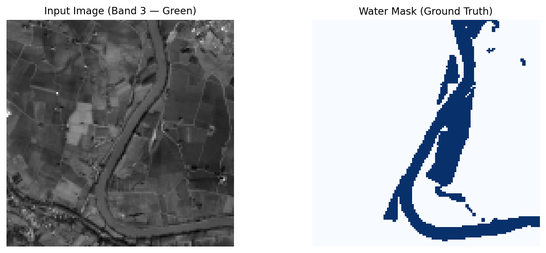
#> input picture outputs/plots/image_vs_mask.png, 546 x 253 px, shrunk from 1260 x 585 before the run
$ python linkedin_poster.py
#> lines starting #> are read from the running program, lines starting #| are printed output that depends on the picture
import os
import matplotlib.pyplot as plt
import matplotlib.image as mpimg
from matplotlib.gridspec import GridSpec
import numpy as np

ROOT = os.path.dirname(os.path.dirname(os.path.abspath(__file__)))
BASE = os.path.join(ROOT, "outputs", "plots") + os.sep

imgs = {
    "mask"    : mpimg.imread(BASE + "image_vs_mask.png"),
    "bands"   : mpimg.imread(BASE + "all_bands.png"),
    "norm"    : mpimg.imread(BASE + "before_after_norm.png"),
    "dist"    : mpimg.imread(BASE + "band_distributions.png"),
    "loss"    : mpimg.imread(BASE + "loss_curves.png"),
    "metrics" : mpimg.imread(BASE + "metrics.png"),
    "base"    : mpimg.imread(BASE + "final_evaluation.png"),
    "exp1"    : mpimg.imread(BASE + "exp1" + os.sep + "final_evaluation.png"),
    "exp2"    : mpimg.imread(BASE + "exp2" + os.sep + "final_evaluation.png"),
    "exp3"    : mpimg.imread(BASE + "exp3" + os.sep + "final_evaluation.png"),
}
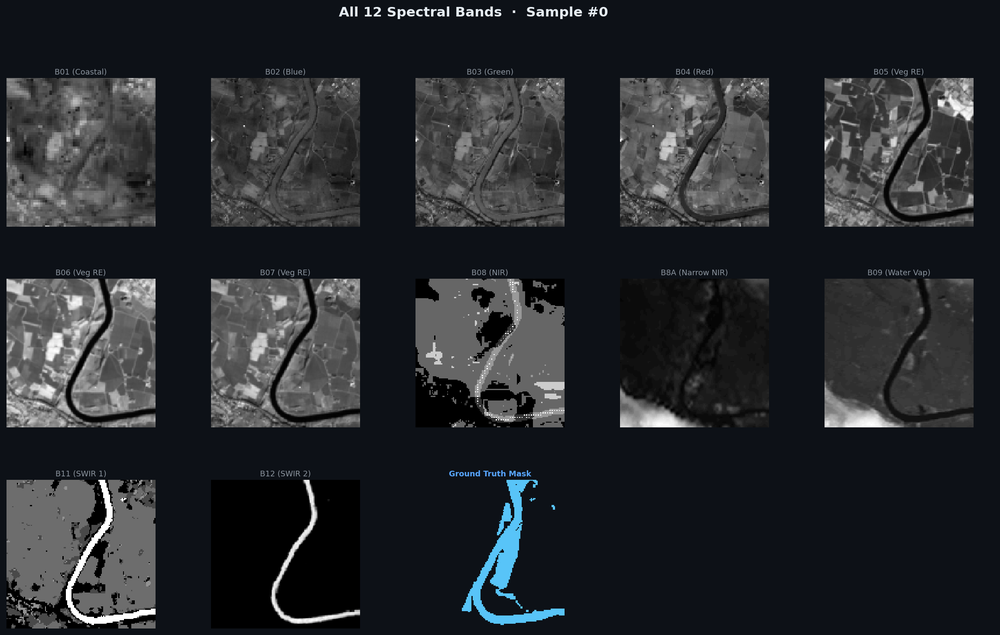
#> input picture outputs/plots/all_bands.png, 1000 x 635 px, shrunk from 2308 x 1465 before the run
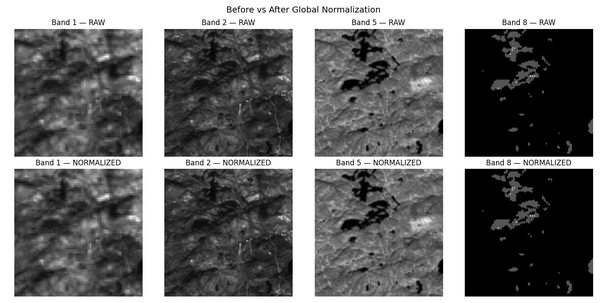
#> input picture outputs/plots/before_after_norm.png, 607 x 303 px, shrunk from 1400 x 700 before the run
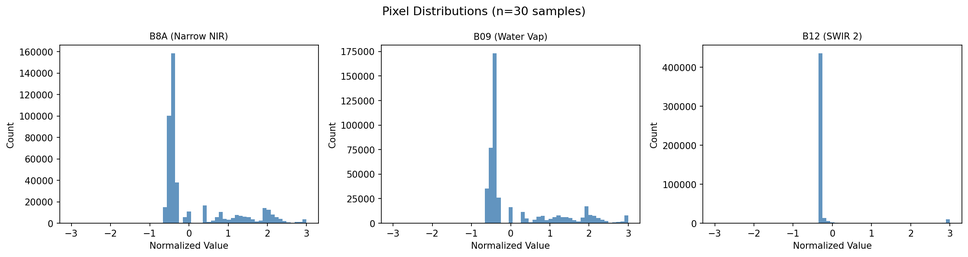
#> input picture outputs/plots/band_distributions.png, 968 x 257 px, shrunk from 2234 x 593 before the run
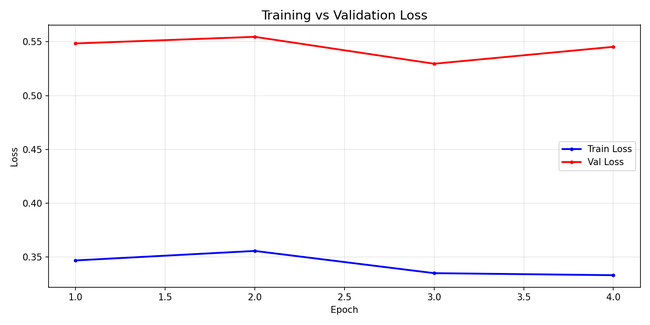
#> input picture outputs/plots/loss_curves.png, 650 x 325 px, shrunk from 1500 x 750 before the run
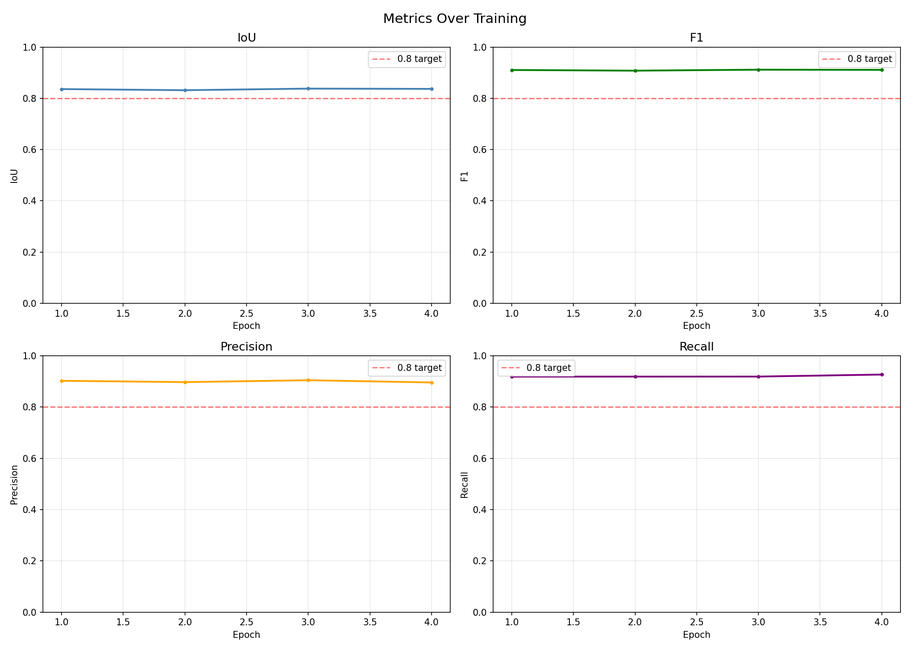
#> input picture outputs/plots/metrics.png, 910 x 650 px, shrunk from 2100 x 1500 before the run
#> (the run stopped early here; a loop or call above may not have finished)
